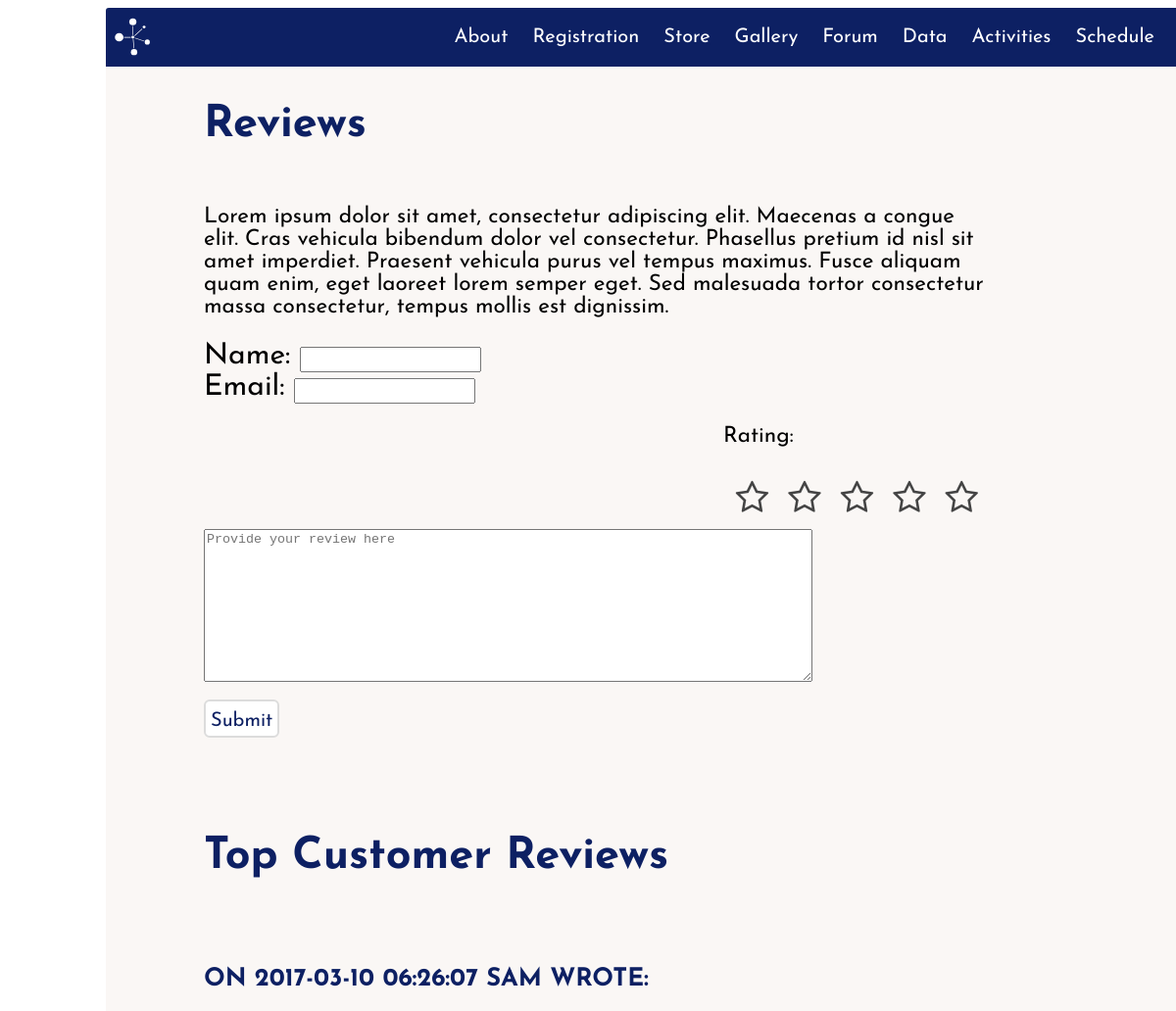
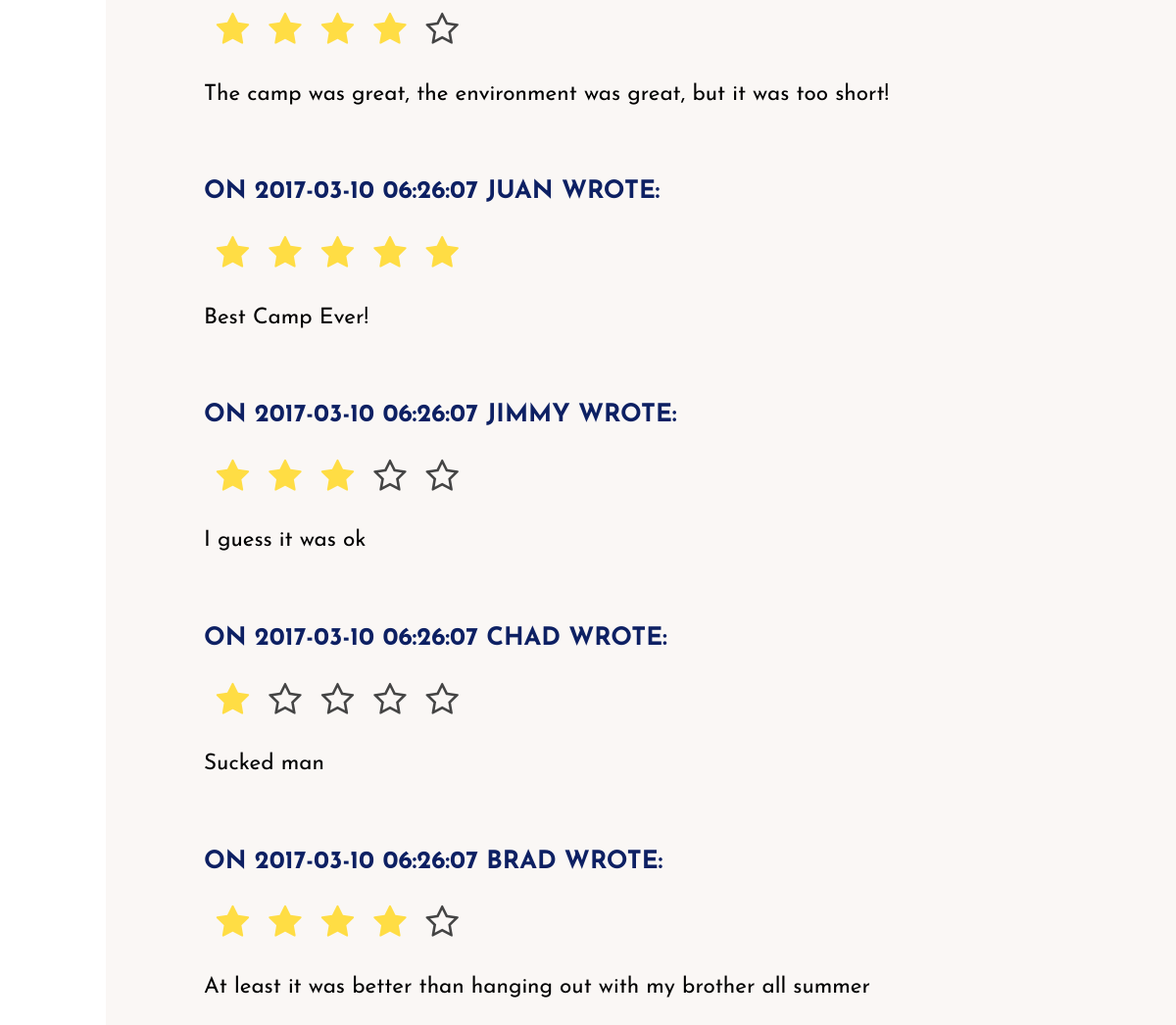
The page /forum/index.php on the database its author committed (2 pictures, top to bottom).
### tables this page shows
CREATE TABLE forum(
    post_id int AUTO_INCREMENT,
    name varchar(255),
    email varchar(255),
    stars int,
    post_date datetime DEFAULT NOW(),
    content text(65535),
    PRIMARY KEY (post_id)
);

### forum/index.php (the view, shortened to what this page needs)
<!DOCTYPE html>
<html>
    <head>
        <link href=../stylesheets/main.css media=screen rel=stylesheet type=text/css />
        <link rel="stylesheet" href="//netdna.bootstrapcdn.com/font-awesome/4.2.0/css/font-awesome.min.css">
    </head>
    <body>
        <div class=main_container>
            <div id=menubar>
                <a href="../">
                    <img id="logo" src="../icons/logo.svg" alt="EduCamps logo" />
                </a>
                <table>
                    <tr>
                        <td><a href=../about>About</a></td>
                        <td><a href=../registration>Registration</a></td>
                        <td><a href=../store>Store</a></td>
                        <td><a href=../gallery>Gallery</a></td>
                        <td><a href=../forum>Forum</a></td>
                        <td><a href=../data>Data</a></td>
                        <td><a href=../activities>Activities</a></td>
                        <td><a href=../schedule>Schedule</a></td>
                    </tr>
                </table>
            </div>
            <div id="forum_main_content" class = "main_content">
            <h2> Reviews </h2>
            <p> Lorem ipsum dolor sit amet, consectetur adipiscing elit. Maecenas a congue elit. Cras vehicula bibendum dolor vel consectetur. Phasellus pretium id nisl sit amet imperdiet. Praesent vehicula purus vel tempus maximus. Fusce aliquam quam enim, eget laoreet lorem semper eget. Sed malesuada tortor consectetur massa consectetur, tempus mollis est dignissim.</p>
                <form action = "forum.php" action = "post">
                    <div class = "commenter_info">
                        <label> Name: <input type = "text" name = "name" ></label> <br/>
                        <label> Email: <input type = "text" name = "email" ></label>
                    </div>
                     <div class = "stars">
                        <p>Rating: </p>
                        <label class="star star-5" for="star-5"></label>
                        <label class="star star-4" for="star-4"></label>
                        <label class="star star-3" for="star-3"></label>
                        <label class="star star-2" for="star-2"></label>
                        <label class="star star-1" for="star-1"></label>
                         <br/>
                     </div>
                    <br/>
                    <br/>
                    <textarea name = "content" cols = 75% rows = 10 placeholder="Provide your review here"></textarea> <br/>
                    <input type=submit name="Submit" class="button2"/>
                </form>
            <br/>
            <br/>
            <h2> Top Customer Reviews </h2>
            <br/>
            <?php
            $connection = mysqli_connect("localhost", "fourthreefour", "americo", "educamps");
            $rvwquery = mysqli_query($connection, "SELECT name, stars, content, post_date, stars FROM forum ORDER BY post_date DESC LIMIT 5");
                while($review = mysqli_fetch_assoc($rvwquery)){
                    ?>
                    <h4> On <?= $review['post_date'] ?> <?= $review['name'] ?> wrote: </h4>
                    <div class = "stars">
                    <?php for($i = 5; $i >=1; $i--)
                    {
                        if($i > $review["stars"]){?>
                          <label class="star" ></label>
                      <?php  }
                      else if($i <= $review["stars"]){ ?>
                        <label class="star" for="star-<?=$i ?>"></label>
                    <?php  }
                    }?>
                      </div>
                    <p> <?=$review['content']?> </p>
                    <br/>
                    <?php
                      }
              ?>
             </div>
        </div>
    </body>
</html>

### stylesheets/main.css (style rules this page uses)
body { font-family:'Josefin Sans', sans-serif }
a { text-decoration:none;color:#0d2063 }
h4 { text-transform:uppercase }
.button2 { color:#0d2063;background-color:white;border-radius:6px;border:solid gainsboro 2px;font-family:'Josefin Sans', sans-serif;font-size:20px;padding:5px;padding-top:10px;margin-top:10px }
#forum_main_content { min-width:650px;max-width:800px;height:auto;margin-left:100px;display:flex;flex-direction:column;height:auto;padding-bottom:100px }
#forum_main_content p { font-size:.75em;text-align:left }
#forum_main_content h4 { color:#0d2063;line-height:1px }
#forum_main_content input { line-height:20px }
#forum_main_content textarea { margin-top:0px }
#forum_main_content div.stars { width:270px;display:inline-block }
#forum_main_content .stars { width:100px;display:inline-block;float:right }
#forum_main_content label.star { float:right;padding:10px;font-size:36px;color:#444;transition:all .2s }
#forum_main_content input.star:checked ~ label.star:before { content:'\f005';color:#FD4;transition:all .25s }
#forum_main_content label.star:before { content:'\f006';font-family:FontAwesome }
#forum_main_content .button2 { color:#0d2063;background-color:white;border-radius:6px;border:solid gainsboro 2px;font-family:'Josefin Sans', sans-serif;font-size:20px;padding:5px;padding-top:10px;margin-top:10px }
h2 { color:#0d2063 }
body { padding-left:100px;padding-right:100px }
.main_container { min-width:1100px;max-width:1600px;margin:auto;background-color:#faf7f5;margin-bottom:100px }
#logo { float:left;height:40px;width:auto;margin-left:7px }
#menubar { width:100%;height:60px;background-color:#0d2063;color:#0d2063;font-size:20px;border-top-left-radius:3px;border-top-right-radius:3px;display:flex;justify-content:space-between;align-items:center }
#menubar table { float:right;display:flex;justify-content:flex-end;border-spacing:5px;margin-left:15px;margin-right:15px;vertical-align:center }
#menubar td { padding:10px;border-radius:3px;border-width:1.5px;border-spacing:20px;text-decoration-line:underline }
#menubar a { color:white;text-decoration:none }
.main_content { background-color:#faf7f5;width:100%;height:1000px;font-size:30px }
.main_content h4 { font-size:.85em }

### rows shown on the page
forum: post_date "2017-03-10 06:26:07", name "SAM", stars 4 (drawn), content "The camp was great, the environment was great, but it was too short!"
forum: post_date "2017-03-10 06:26:07", name "JUAN", stars 5 (drawn), content "Best Camp Ever!"
forum: post_date "2017-03-10 06:26:07", name "JIMMY", stars 3 (drawn), content "I guess it was ok"
forum: post_date "2017-03-10 06:26:07", name "CHAD", stars 1 (drawn), content "Sucked man"
forum: post_date "2017-03-10 06:26:07", name "BRAD", stars 4 (drawn), content "At least it was better than hanging out with my brother all summer"
